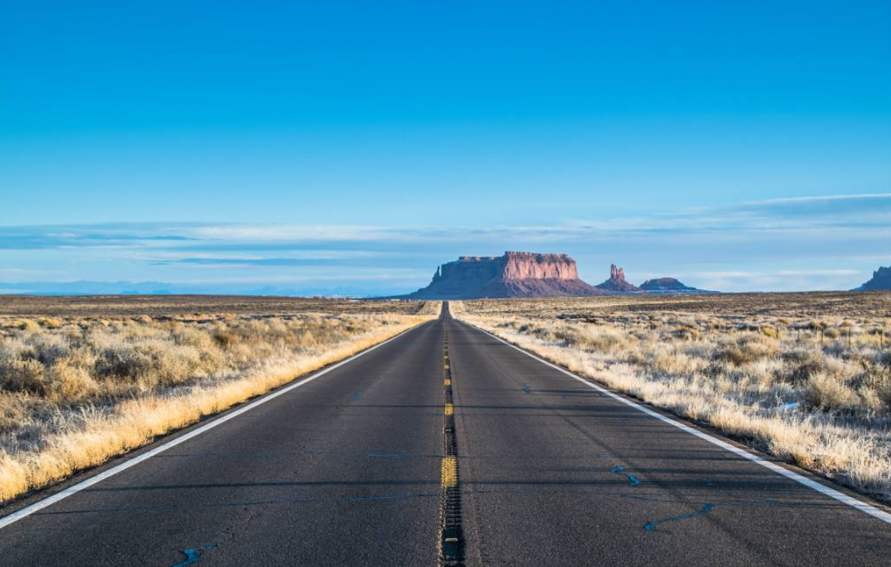
#> input picture tets.jpg, 891 x 567 px
$ python '透视变换.py'
#> lines starting #> are read from the running program, lines starting #| are printed output that depends on the picture
import cv2
import numpy as np
import matplotlib.pyplot as plt
img = cv2.imread('tets.jpg')
#> img is the input picture: shape (567, 891, 3); mean B, G, R 163.8, 140.1, 87.8
H_rows, W_cols= img.shape[:2]
#> H_rows = 567; W_cols = 891
print(H_rows, W_cols)
#| 567 891

# 原图中书本的四个角点(左上、右上、左下、右下),与变换后矩阵位置
pts1 = np.float32([[350, 360], [538, 360], [20, 512], [880, 512]])
pts2 = np.float32([[346, 8],[527,8],[348, 535],[526,535]])

# 生成透视变换矩阵；进行透视变换
M = cv2.getPerspectiveTransform(pts1, pts2)
dst = cv2.warpPerspective(img, M, (900,800))
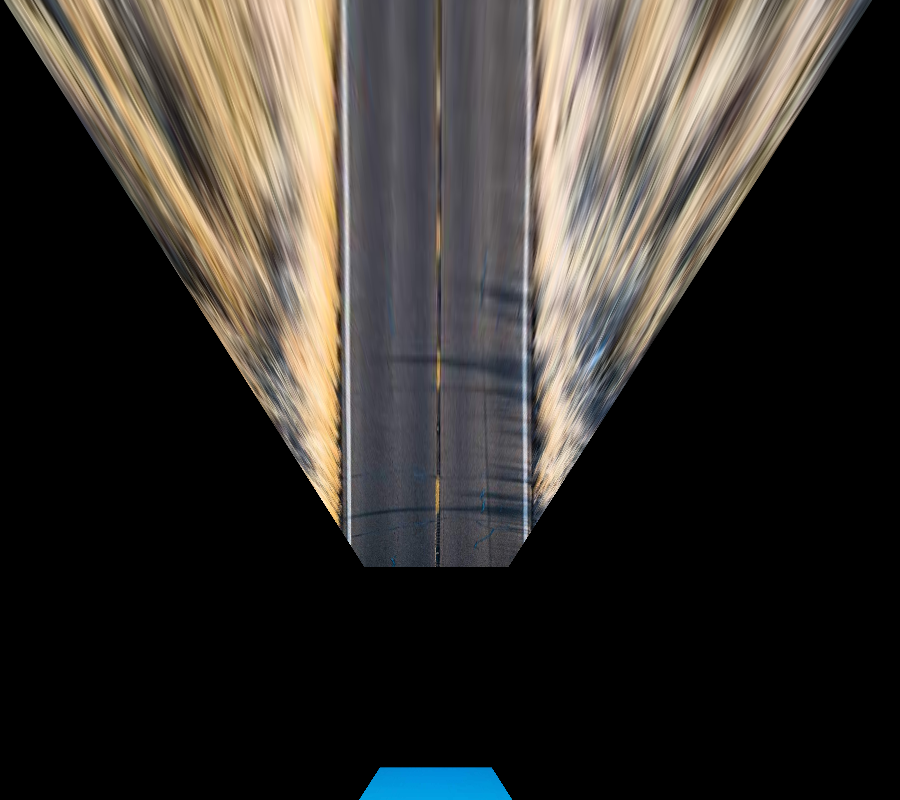
#> dst: shape (800, 900, 3); mean B, G, R 45.4, 49.8, 53.6

cv2.imshow("original_img",img)
cv2.imshow("result",dst)
cv2.waitKey(0)
cv2.destroyAllWindows()

$ run again, with 0.png saved as tets.jpg
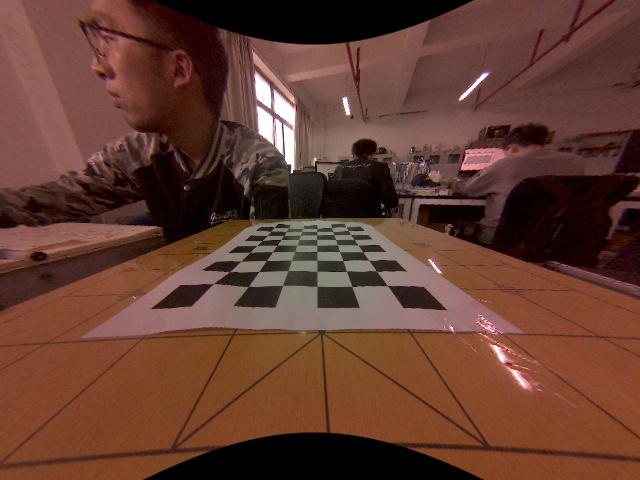
#> input picture 0.png, 640 x 480 px
#> img is the input picture: shape (480, 640, 3); mean B, G, R 49.1, 61.4, 99.9
#| 480 640
#> `dst = cv2.warpPerspective(img, M, (900,800))`:
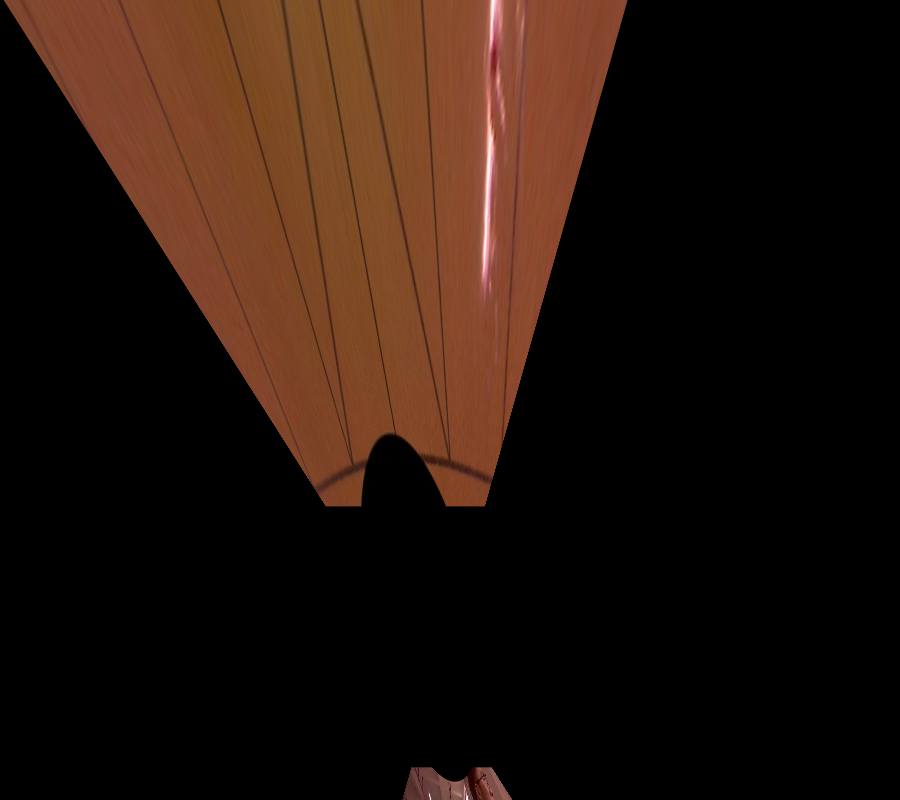
#> dst: shape (800, 900, 3); mean B, G, R 11.8, 19.8, 35.5

$ run again, with 1.png saved as tets.jpg
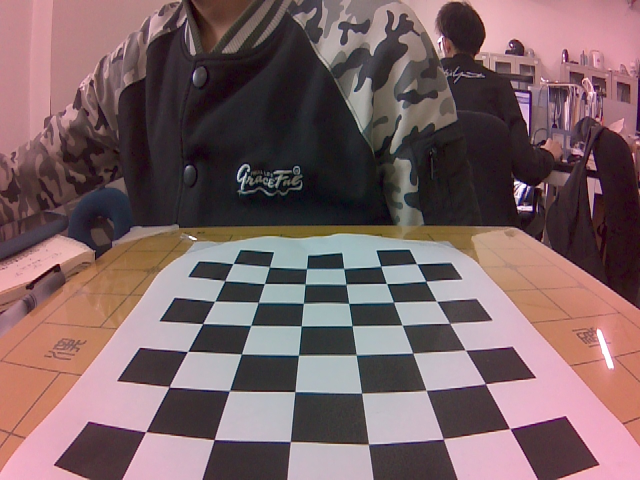
#> input picture 1.png, 1280 x 960 px (shown at 1/2 size)
#> img is the input picture: shape (960, 1280, 3); mean B, G, R 100.5, 97.9, 122.3
#| 960 1280
#> `dst = cv2.warpPerspective(img, M, (900,800))`:
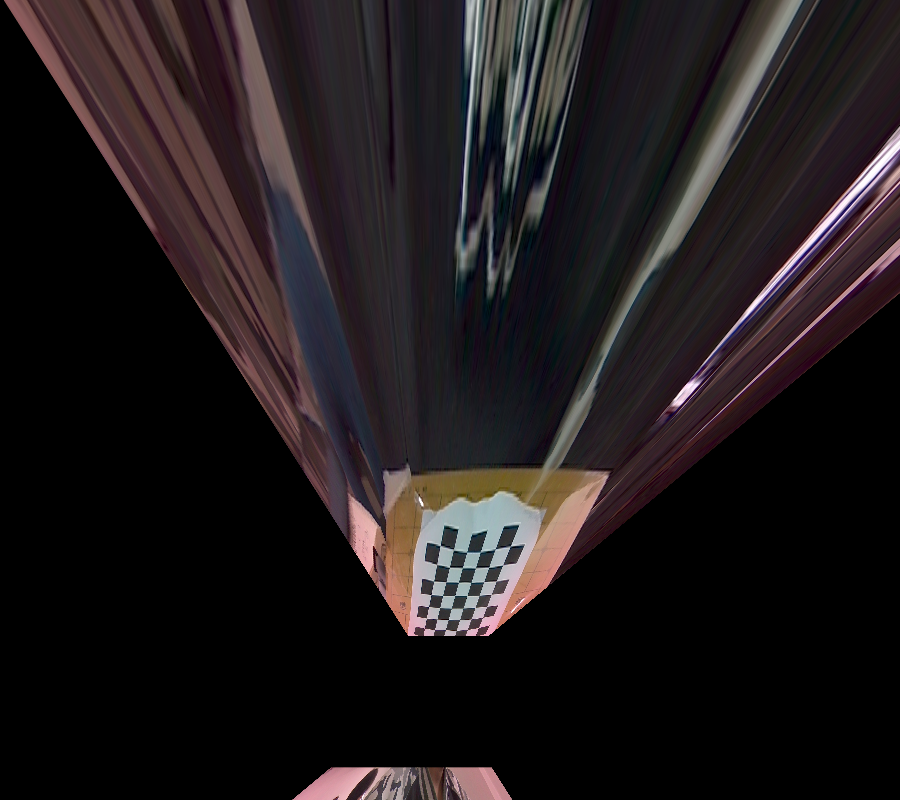
#> dst: shape (800, 900, 3); mean B, G, R 27.1, 25.7, 31.2

$ run again, with left_01.png saved as tets.jpg
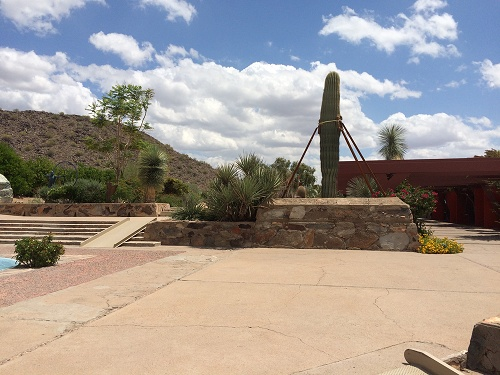
#> input picture left_01.png, 500 x 375 px
#> img is the input picture: shape (375, 500, 3); mean B, G, R 145.3, 151, 158.9
#| 375 500
#> `dst = cv2.warpPerspective(img, M, (900,800))`:
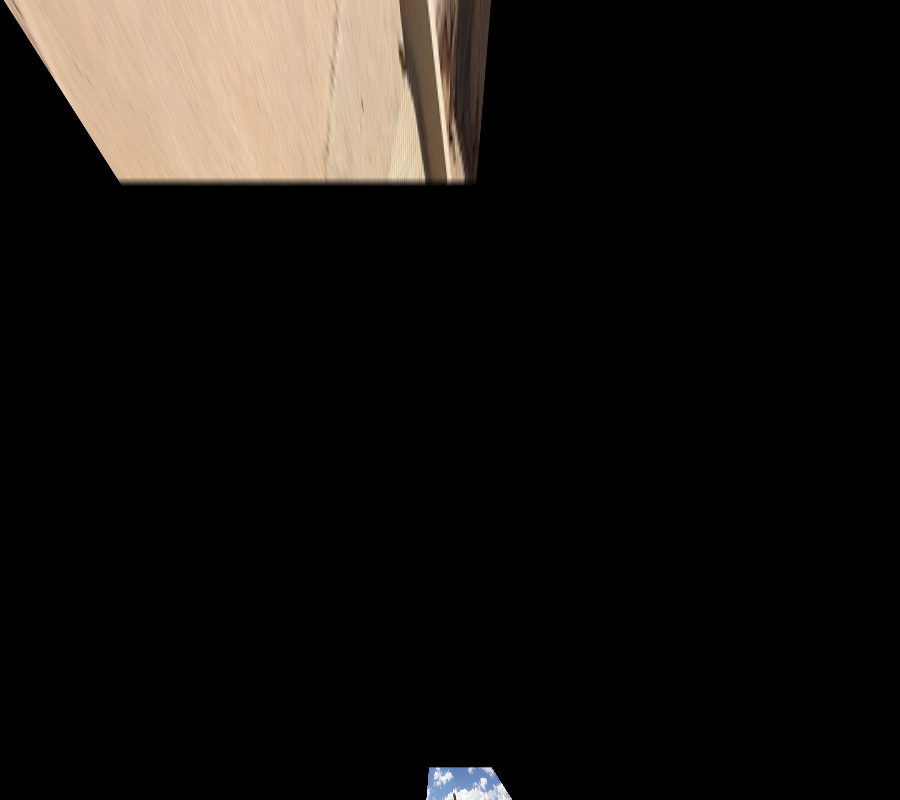
#> dst: shape (800, 900, 3); mean B, G, R 16.2, 19, 21.9
